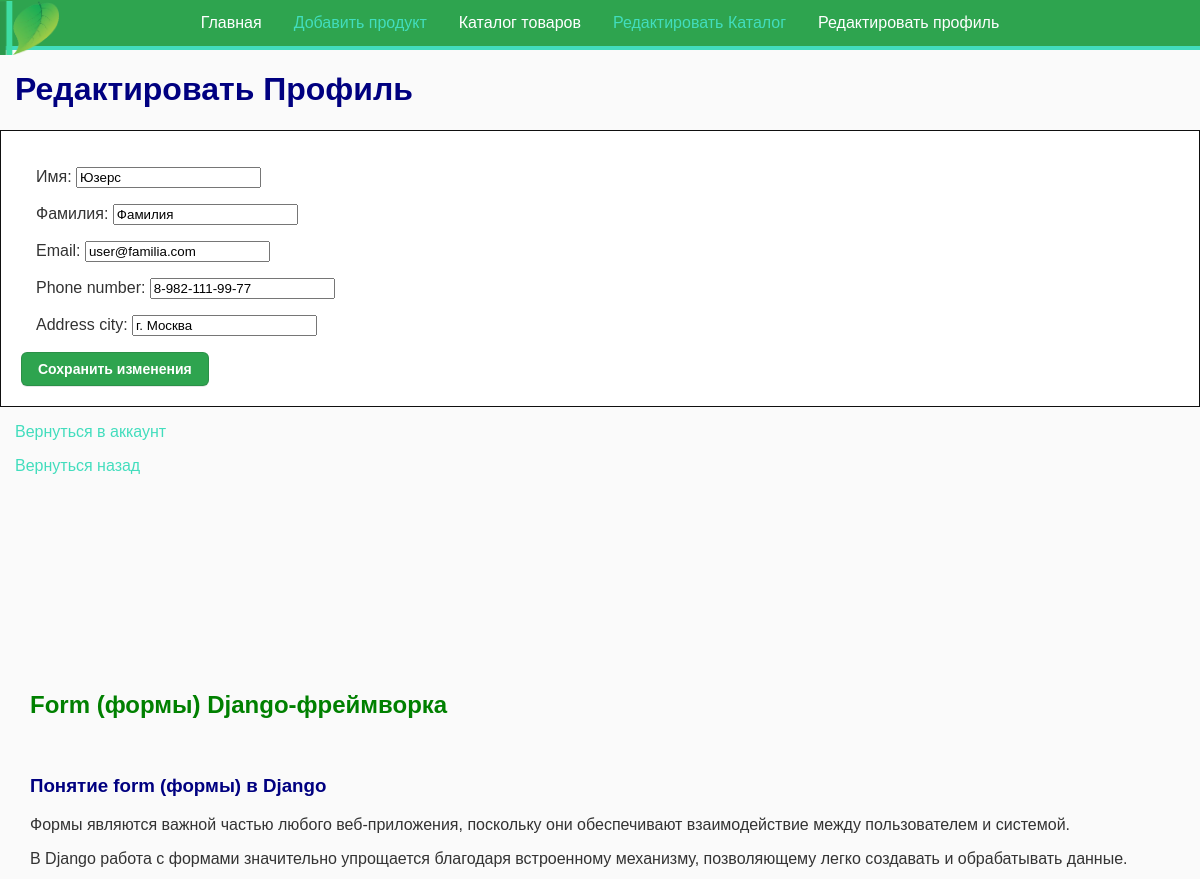
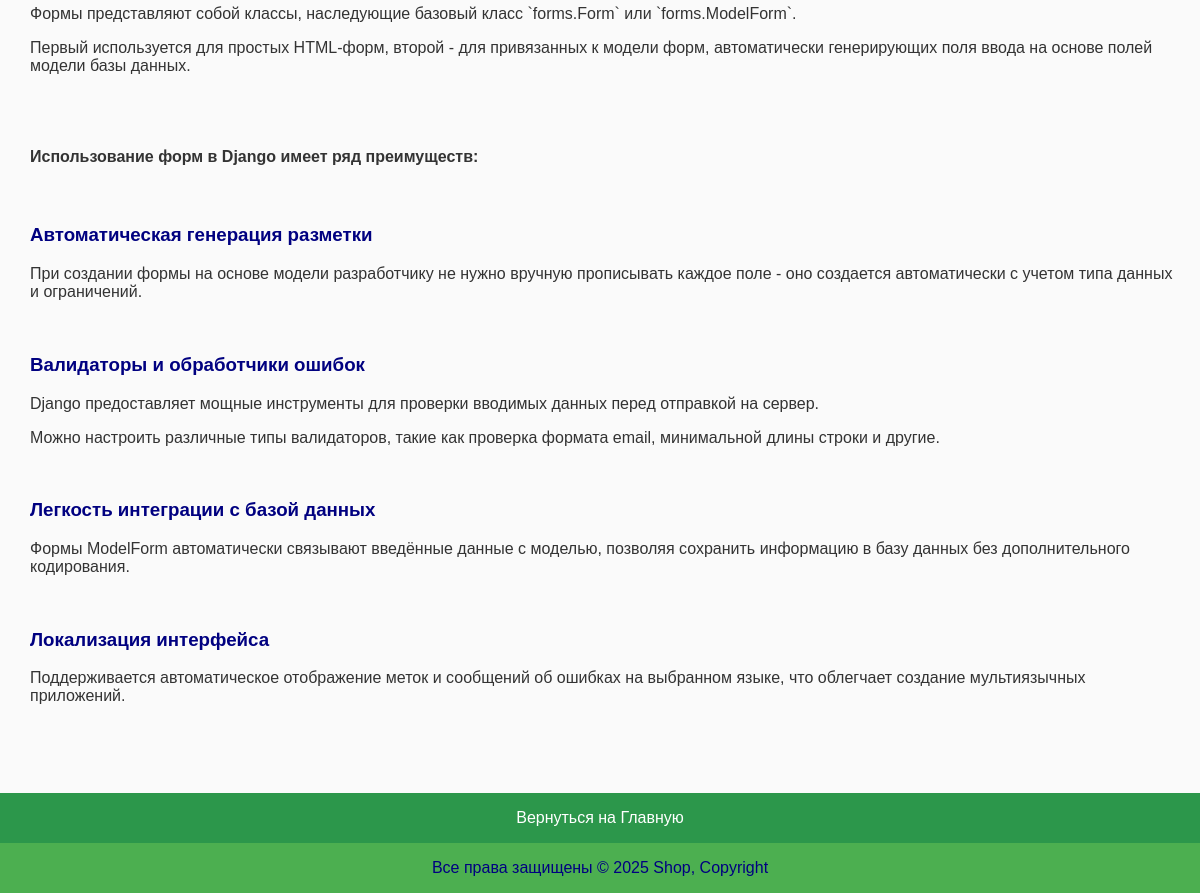
Page /update-profile/ (signed in) on the committed database (2 pictures, top to bottom).
### shop/models.py (models this page shows, shortened)
class Profile(models.Model):
    user = models.OneToOneField(User, on_delete=models.CASCADE)
    first_name = models.CharField(max_length=100, default="") # Добавлено значение по умолчанию
    last_name = models.CharField(max_length=100, default="")  # Добавлено значение по умолчанию
    email = models.EmailField(default='') # Добавлено значение по умолчанию
    phone_number = models.CharField(max_length=15)
    address_city = models.CharField(max_length=100)
    registration_date = models.DateTimeField(auto_now_add=True)

### shop/views.py (the view)
# urls.py: path('update-profile/', update_profile, name='update_profile'),
@login_required(login_url='/accounts/login/')
def update_profile(request):
    try:
        profile = request.user.profile
    except Profile.DoesNotExist:
        profile = None
    if request.method == 'POST':
        form = ProfileForm(request.POST, instance=profile)
        if form.is_valid():
            profile = form.save(commit=False)
            profile.user = request.user
            profile.save()
            return redirect('/')
    else:
        form = ProfileForm(instance=profile)
    return render(request, 'update_profile.html', {'form': form})

### shop/forms.py (shortened to what this page needs)
class ProfileForm(forms.ModelForm):
    first_name = forms.CharField(required=True, label='Имя')
    last_name = forms.CharField(required=True, label='Фамилия')
    email = forms.EmailField(required=True, label='Email')
    class Meta:
        model = Profile
        fields = ['first_name', 'last_name', 'email', 'phone_number', 'address_city']

### shop/templates/update_profile.html (shortened to what this page needs)
{% extends 'base.html' %}
{% load static %}
{% block content %}
<h1>Редактировать Профиль</h1>
<form class="form" method="post">
    {{ form.as_p }}
    <button class="button" type="submit">Сохранить изменения</button>
</form>
<p><a href="{% url 'profile' %}"><span class="red">Вернуться в аккаунт</span></a></p>
<p><a href="{% url 'home' %}"><span class="red">Вернуться назад</span></a></p>
    {% include 'article-form.html' %}
{% include 'footer_top.html' %}
{% endblock %}

### shop/static/css/styles.css (style rules this page uses)
body { font-family: Arial, Helvetica, sans-serif; background-color: #fafafa; color: #333; margin: 0 auto; padding: 0; }
a { text-decoration: none; }
.red { color: #42DDBD; }
h1, h3 { color: navy; margin-left: 15px; }
p { display: block; margin-left: 15px; }
.button { appearance: none; background-color: #2ea44f; border: 1px solid rgba(27, 31, 35, .15); border-radius: 6px; box-shadow: rgba(27, 31, 35, 0.1) 0 1px 0; box-sizing: border-box; color: #fff; cursor: pointer; display: inline-block; font-size: 14px; font-weight: 600; line-height: 20px; padding: 6px 16px; text-align: center; text-decoration: none; }
.form { background: #ffffff; border: 1px solid #0f0f0f; padding: 20px; }

### rows in the picture
Profile: first_name "Юзерс", last_name "Фамилия", email "user@familia.com", phone_number "8-982-111-99-77", address_city "г. Москва"
